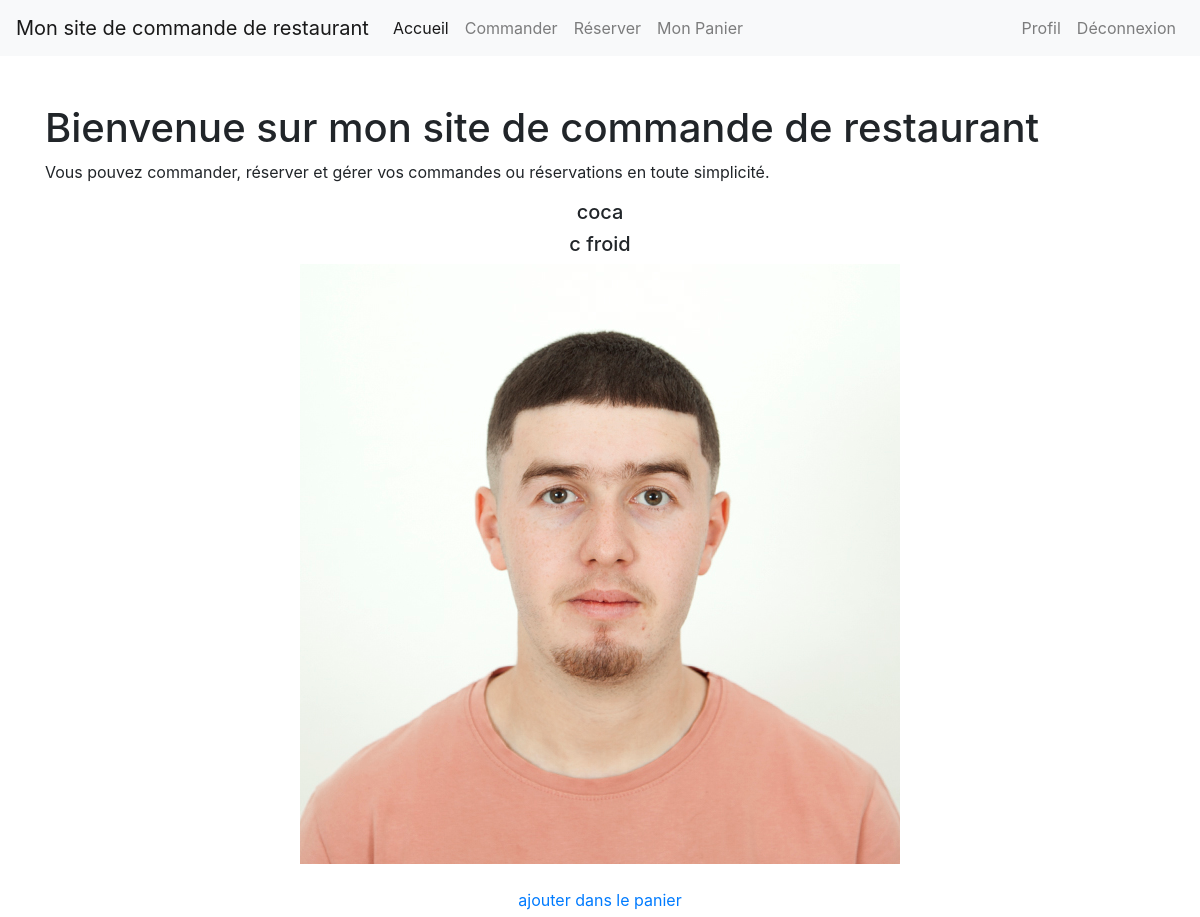
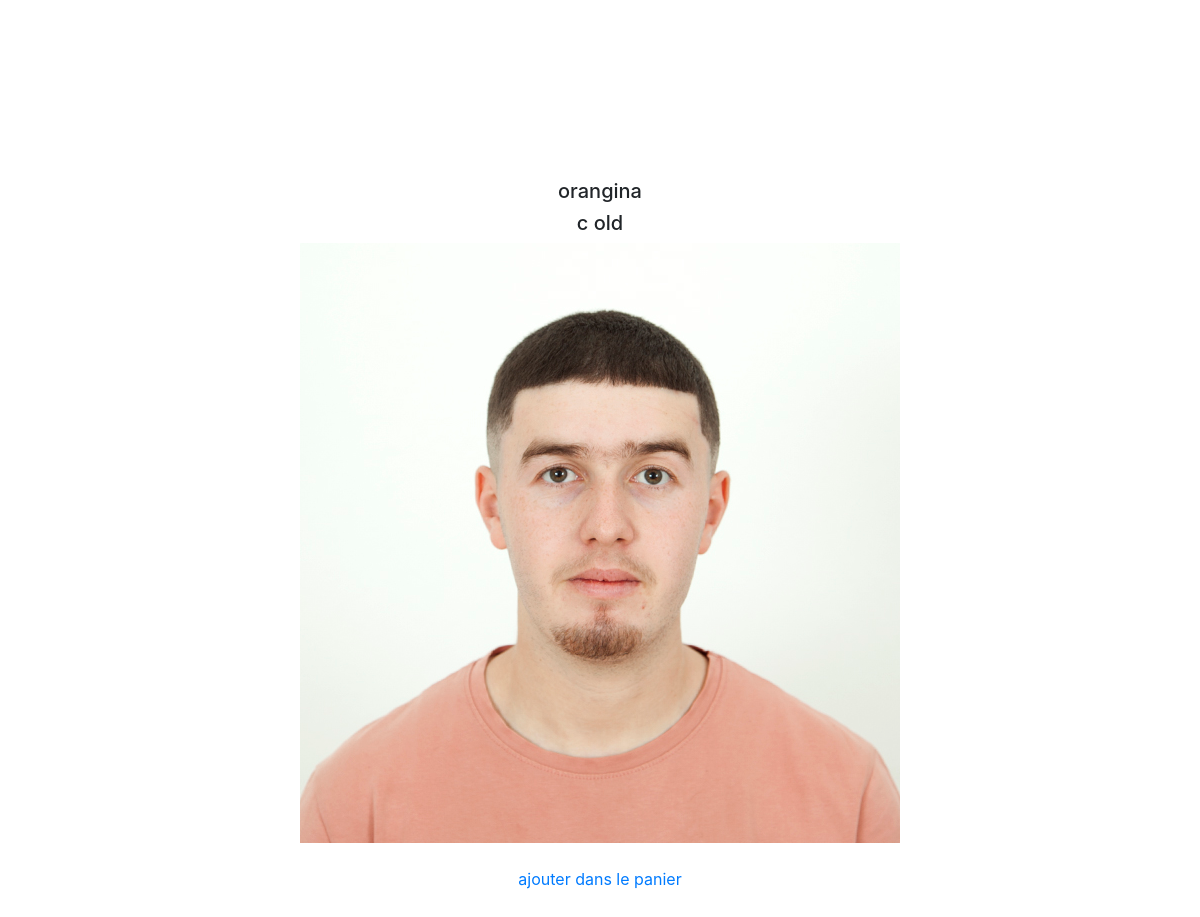
The app's page / (signed in), older data (2 pictures, top to bottom).
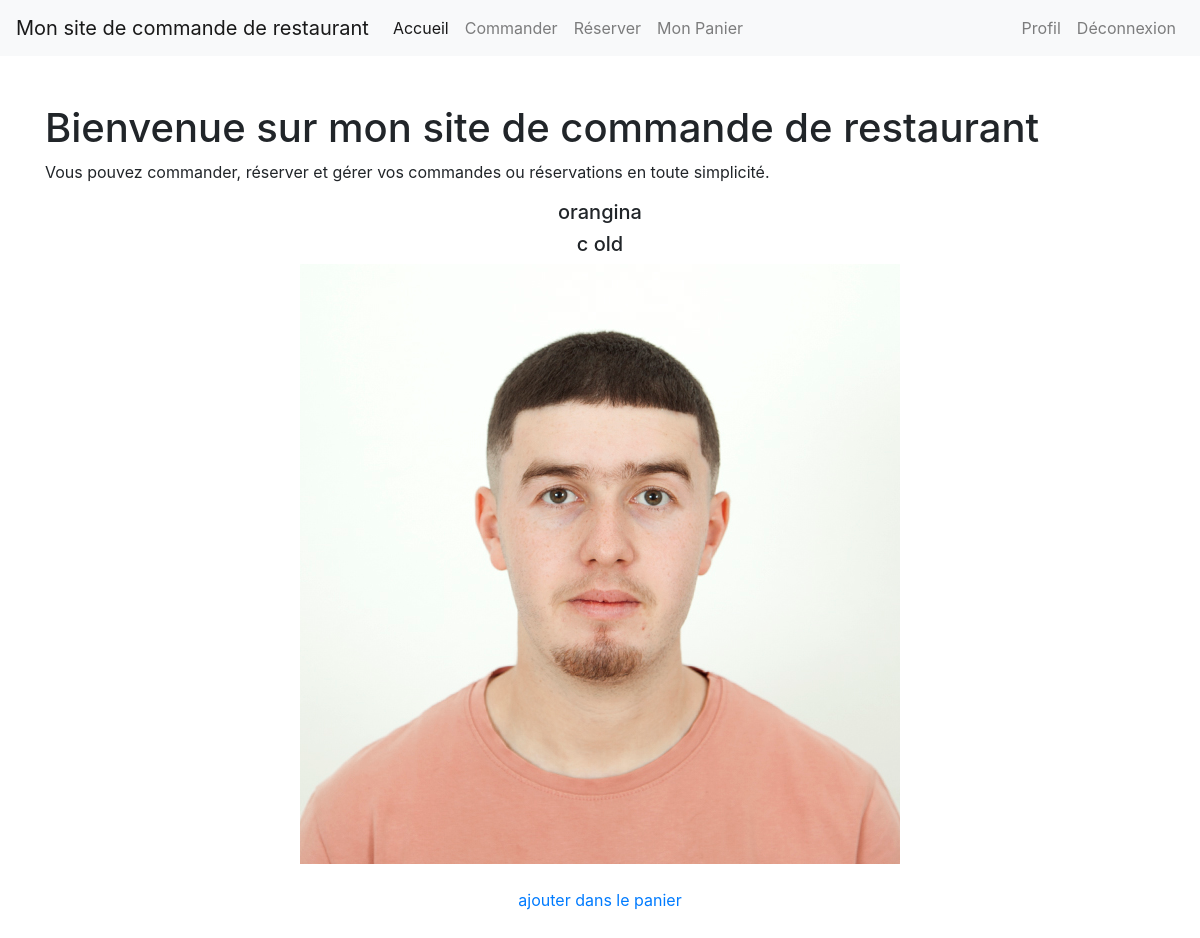
The same page, newer data.
### app1/models.py (models this page shows, shortened)
class Product(models.Model):
    name = models.CharField(max_length=128)
    slug = models.SlugField(unique=True, max_length=255, blank=True, null=True, editable=False)
    price = models.FloatField(default=0.0)
    description = models.TextField(blank=True)
    thumbnail = models.ImageField(upload_to="products", blank=True, null=True)
    restaurant = models.ForeignKey(Restaurant, on_delete=models.CASCADE, related_name='products')    # menu = models.ForeignKey(Menu, on_delete=models.CASCADE, related_name='products')

### app1/views.py (the view)
# urls.py: path('', views.home, name='home'),
def home(request):
    user = request.user
    if user.groups.filter(name='Restaurateur').exists():
        restos =  Restaurant.objects.filter(proprietaire__user = user)
        return render(request, 'app1/acceuil.html', context={"restos": restos})
    if user.groups.filter(name='Client').exists():
        products = Product.objects.all()
        return render(request, 'app1/acceuil.html', context={"products": products})
    return render(request, 'app1/acceuil.html' )

### templates/app1/acceuil.html (shortened to what this page needs)
<!DOCTYPE html>
<html>
<head>
	<link rel="stylesheet" href="https://maxcdn.bootstrapcdn.com/bootstrap/4.0.0/css/bootstrap.min.css">
</head>
<body>
	<nav class="navbar navbar-expand-lg navbar-light bg-light">
		<a class="navbar-brand" href="#">Mon site de commande de restaurant</a>
		<div class="collapse navbar-collapse" id="navbarNav">
			<ul class="navbar-nav">
				<li class="nav-item active">
					<a class="nav-link" href="#">Accueil</a>
				</li>
				{% if user.is_authenticated %}
				{% for group in user.groups.all %}
					{% if group.name == 'Client' %}
				<li class="nav-item">
					<a class="nav-link" href="#">Commander</a>
				</li>
				<li class="nav-item">
					<a class="nav-link" href="#">Réserver</a>
				</li>
				<li class="nav-item">
					<a class="nav-link" href="{% url 'cart' %}">Mon Panier</a>
				</li>
					{% endif %}
				{% endfor %}
				{% endif %}
			</ul>
			<ul class="navbar-nav ml-auto">
				{% if user.is_authenticated %}
				<li class="nav-item">
					<a class="nav-link" href="#">Profil</a>
				</li>
				<li class="nav-item">
					<a class="nav-link" href="{% url 'logout' %}">Déconnexion</a>
				</li>
				{% endif %}
			</ul>
		</div>
	</nav>
	<div class="container mt-5">
		<h1>Bienvenue sur mon site de commande de restaurant</h1>
		<p>Vous pouvez commander, réserver et gérer vos commandes ou réservations en toute simplicité.</p>
	</div>
	<div>
		<center>
		{% if user.is_authenticated %}
    {% for group in user.groups.all %}
        {% if group.name == 'Client' %}
            <div class="menu">
                {% for product in products %}
	        	<h5>{{ product.name }}</h5>
				<h5>{{ product.description }}</h5>
				{% if product.thumbnail %}
                <img src="{{ product.thumbnail.url }}" alt="{{ product.name }} Thumbnail">
           		{% endif %}
				<br><br>
				<p><a href="{% url 'add_to_cart' product.slug %}">ajouter dans le panier</a></p>
				<br><br><br><br><br><br><br>
				{% endfor %}
            </div>
        {% endif %}
    {% endfor %}
    {% endif %}
</center>
	</div>
</body>
</html>

Row changes from the older to the newer data that the page shows:
removed Product: name "coca", description "c froid", thumbnail (picture)
